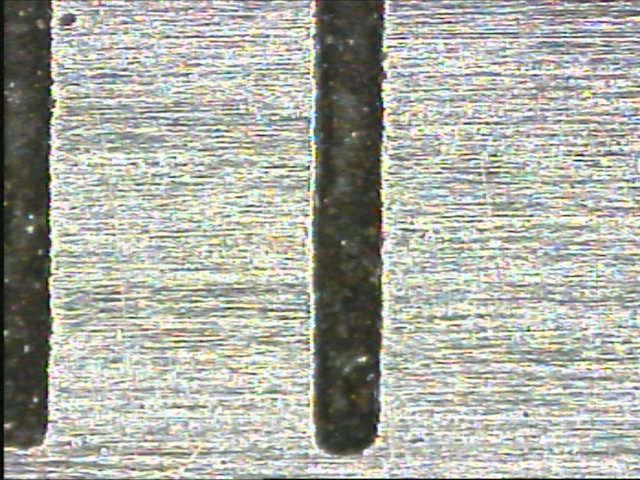
#> input picture calibration_images/kreska_20221221-155047_305_388.png, 640 x 480 px; its folder holds 4 pictures in this run
$ python CV_calibration.py
#> lines starting #> are read from the running program, lines starting #| are printed output that depends on the picture; long printed decimals are rounded
import cv2 as cv
import numpy as np
import os
import re
import matplotlib.pyplot as plt


################################################################################################
#
# Mariusz Wisniewski KD-712
#
# Computer Vision
# 4606-ES-000000C-0128
#
# Measuring the position of the scale line on the camera image
#
# Automatic camera calibration
#
# 2023-06-07
#
################################################################################################


def find_the_difference(base, curr, name):
    # convert to grayscale
    base_gray = cv.cvtColor(base, cv.COLOR_BGR2GRAY)
    curr_gray = cv.cvtColor(curr, cv.COLOR_BGR2GRAY)

    # Applying the function
    base_orb = cv.ORB_create(nfeatures=1000)
    base_kp, baseDescriptors = base_orb.detectAndCompute(base_gray, None)
    curr_orb = cv.ORB_create(nfeatures=1000)
    curr_kp, currDescriptors = curr_orb.detectAndCompute(curr_gray, None)

    # Drawing the keypoints
    kp_image = cv.drawKeypoints(curr, curr_kp, None, color=(0, 255, 0), flags=0)

    cv.imshow('ORB', kp_image)
#    cv.imwrite(name, kp_image)
    cv.waitKey(300)

    # Initialize the Matcher for matching the keypoints and then match the keypoints
    matcher = cv.BFMatcher()
    matches = matcher.match(baseDescriptors, currDescriptors)

    # finding the humming distance of the matches and sorting them
    dmatches = sorted(matches, key=lambda x: x.distance)

    # extract the matched keypoints
    bf_final = np.float32([base_kp[m.queryIdx].pt for m in dmatches]).reshape(-1, 1, 2)
    cf_final = np.float32([curr_kp[m.trainIdx].pt for m in dmatches]).reshape(-1, 1, 2)

    # find perspective transformation using the arrays of corresponding points
    transformation, hom_stati = cv.findHomography(cf_final, bf_final, method=cv.RANSAC, ransacReprojThreshold=5.0)

    return transformation


######################################################
# main
######################################################

# positions measured by the interferometer
xint = []
f = open("../calibration_images/interferometr.txt", "r")
#> (reads calibration_images/interferometr.txt from the repository)
for x in f:
    xint.append(float(x))
print(len(xint))


# folder path
dir_path = r'calibration_images'
# files list
tkreski = []
# Iterate directory
for path in os.listdir(dir_path):
    # check if current path is a file
    if os.path.isfile(os.path.join(dir_path, path)):
        # check only text files
        if path.endswith('.png'):
            tkreski.append(path)
#> pass 2 of the loop `for path in os.listdir(dir_path):`:
#> pass 3 of the loop `for path in os.listdir(dir_path):`:
#> the loop made 5 passes; the first 3 are shown
print(len(tkreski))

# read position measured manually from file name
kreski = []
for i in range(len(tkreski)):
    #  print(i, res[i])
    t = re.split('[_.]', tkreski[i])
    k = [i, float(t[2]), float(t[3]), (float(t[2]) + float(t[3])) / 2.]
    #  print(i, float(t[2]), float(t[3]))
    kreski.append(k)

base_name = 'calibration_images' + '/' + tkreski[0]
base = cv.imread(base_name)
#> base is the input picture: shape (480, 640, 3); mean B, G, R 164.3, 173.5, 171.1

ydet = []
ydet.append(0.0)
i = 1
for image in tkreski[1:]:
    curr_name = 'calibration_images' + '/' + image
    orb_name = 'test_orb' + '/' + image  #if we want to save them
    curr = cv.imread(curr_name)
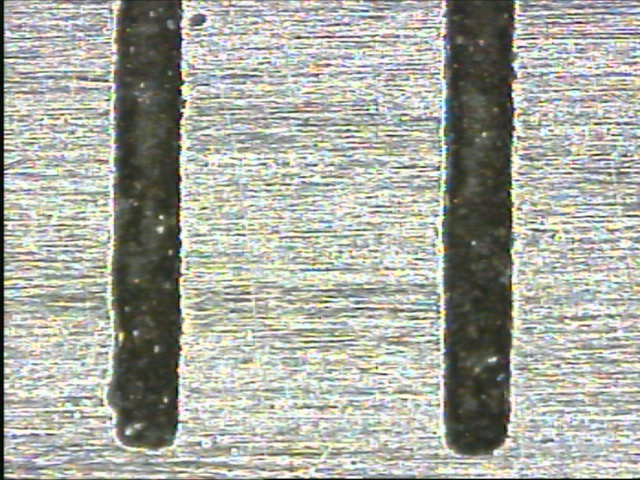
#> input picture calibration_images/kreska_20221221-155255_435_518.png, 640 x 480 px
#> curr is the input picture: shape (480, 640, 3); mean B, G, R 160.9, 170.1, 167.8
    #  print(image)
    trans = find_the_difference(base, curr, orb_name)
#> in find_the_difference, `base_gray = cv.cvtColor(base, cv.COLOR_BGR2GRAY)`:
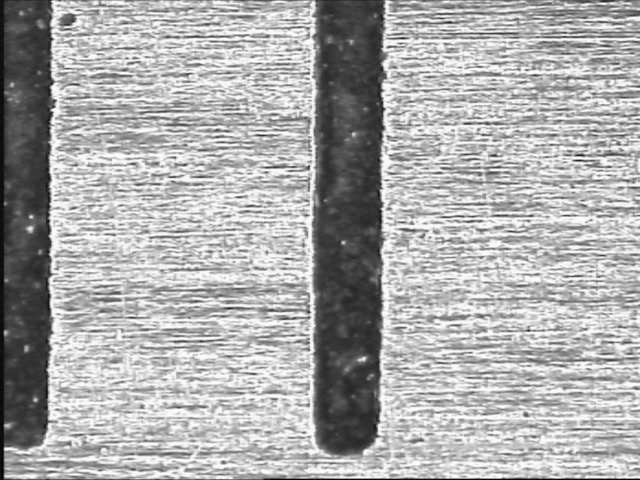
#> base_gray: shape (480, 640); min 1, max 255, mean 171.8
#> in find_the_difference, `curr_gray = cv.cvtColor(curr, cv.COLOR_BGR2GRAY)`:
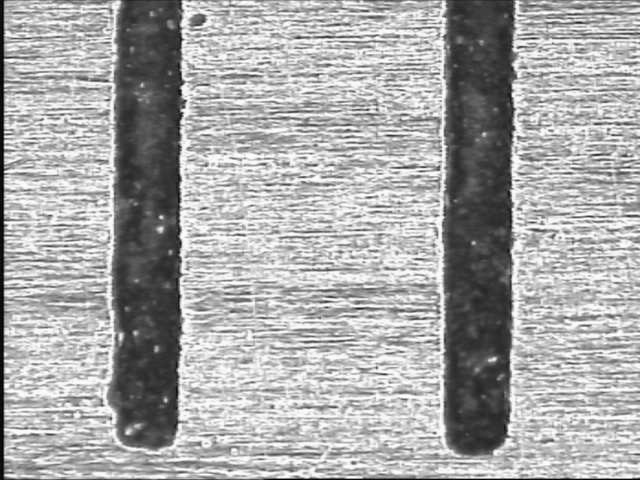
#> curr_gray: shape (480, 640); min 0, max 255, mean 168.4
#> in find_the_difference, `base_kp, baseDescriptors = base_orb.detectAndCompute(base_gray, None)`: base_kp = 1000 keypoints; strongest (x, y, size): (52, 110, 31), (53, 109, 37.2), (308, 167, 31), (53, 82, 37.2)
#> in find_the_difference, `curr_kp, currDescriptors = curr_orb.detectAndCompute(curr_gray, None)`: curr_kp = 1000 keypoints; strongest (x, y, size): (182, 110, 31), (182, 109, 37.2), (181, 87, 31), (183, 82, 31)
#> in find_the_difference, `kp_image = cv.drawKeypoints(curr, curr_kp, None, color=(0, 255, 0), fl..`:
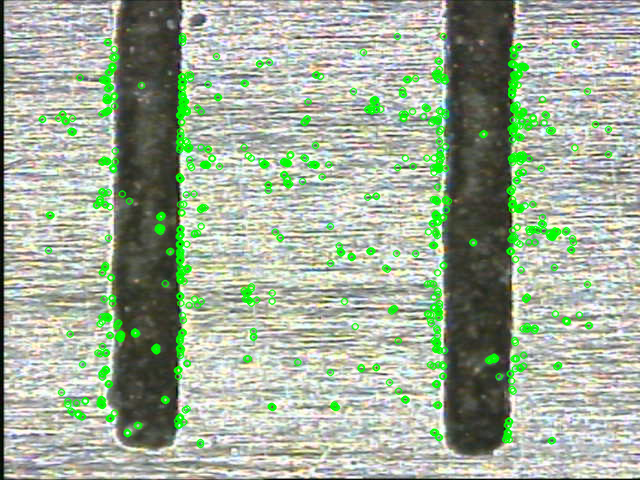
#> kp_image: shape (480, 640, 3); mean B, G, R 153.4, 173.5, 159.9
#> in find_the_difference, `matches = matcher.match(baseDescriptors, currDescriptors)`: matches = 1000 matches
#> in find_the_difference, `bf_final = np.float32([base_kp[m.queryIdx].pt for m in dmatches]).resh..`: bf_final = 1000 rows, first 8: [391.9, 172.1], [388.8, 136.5], [305.9, 200.4], [378, 424.8], [306, 200.4], [50.4, 259.2], [381.9, 388.8], [397.7, 121.8]
#> in find_the_difference, `cf_final = np.float32([curr_kp[m.trainIdx].pt for m in dmatches]).resh..`: cf_final = 1000 rows, first 8: [522.5, 172.1], [518.4, 136.5], [435.5, 200.4], [507.6, 424.8], [435.6, 200.4], [180, 259.2], [511.5, 388.8], [526.7, 121.8]
#> in find_the_difference, `transformation, hom_stati = cv.findHomography(cf_final, bf_final, meth..`: transformation = [[1, -1.68e-05, -130.3], [0.000611, 1, -0.455], [1.93e-06, 9.39e-07, 1]]; hom_stati = 1000 values, max 1 at index 0, min 0 at index 74, mean 0.418
#> trans has the same summary as transformation in find_the_difference
    print(i, -(kreski[i][3] - kreski[0][3]), trans[0][2])
#| 1 -130.0 -130.348
    ydet.append(trans[0][2])
    i += 1
#> pass 2 of the loop `for image in tkreski[1:]:`:
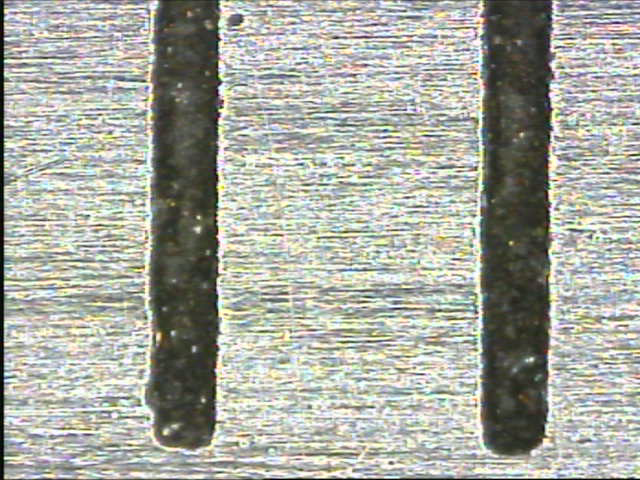
#> input picture calibration_images/kreska_20221221-155325_472_555.png, 640 x 480 px
#> curr is the input picture: shape (480, 640, 3); mean B, G, R 160.7, 170, 167.7
#> in find_the_difference (call 2), `curr_gray = cv.cvtColor(curr, cv.COLOR_BGR2GRAY)`:
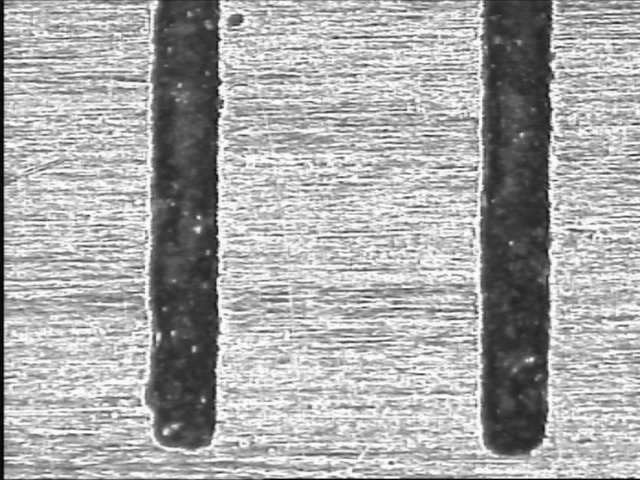
#> curr_gray: shape (480, 640); min 0, max 255, mean 168.3
#> curr_kp = 1000 keypoints; strongest (x, y, size): (220, 110, 31), (220, 39, 31), (221, 82, 31), (551, 49, 37.2)
#> in find_the_difference (call 2), `kp_image = cv.drawKeypoints(curr, curr_kp, None, color=(0, 255, 0), fl..`:
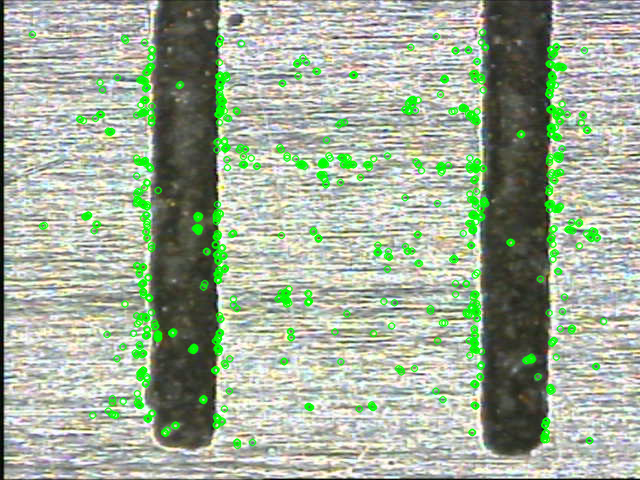
#> kp_image: shape (480, 640, 3); mean B, G, R 153.2, 173.4, 159.7
#> bf_final = 1000 rows, first 8: [306.9, 118.2], [301.6, 116.5], [381.9, 95.04], [301, 164.8], [304.8, 348.4], [385.7, 340.1], [315.3, 200.7], [308.4, 166.8]
#> cf_final = 1000 rows, first 8: [474.9, 118.2], [468.8, 116.5], [549.5, 95.04], [469.4, 164.8], [472.8, 348.4], [553.7, 340.1], [483.7, 200.7], [475.2, 166.8]
#> transformation = [[1, -0.0011, -167.2], [0.00104, 1, -0.828], [1.13e-06, -2.53e-06, 1]]; hom_stati = 1000 values, max 1 at index 0, min 0 at index 72, mean 0.388
#> trans has the same summary as transformation in find_the_difference
#| 2 -167.0 -167.202
#> pass 3 of the loop `for image in tkreski[1:]:`:
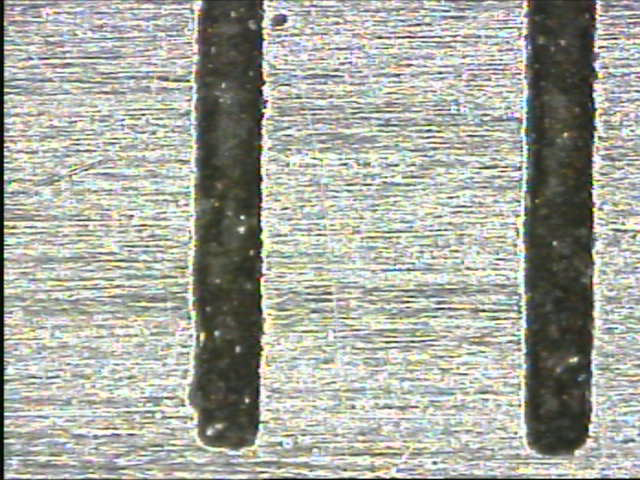
#> input picture calibration_images/kreska_20221221-155359_517_600.png, 640 x 480 px
#> curr is the input picture: shape (480, 640, 3); mean B, G, R 160.4, 169.6, 167.3
#> in find_the_difference (call 3), `curr_gray = cv.cvtColor(curr, cv.COLOR_BGR2GRAY)`:
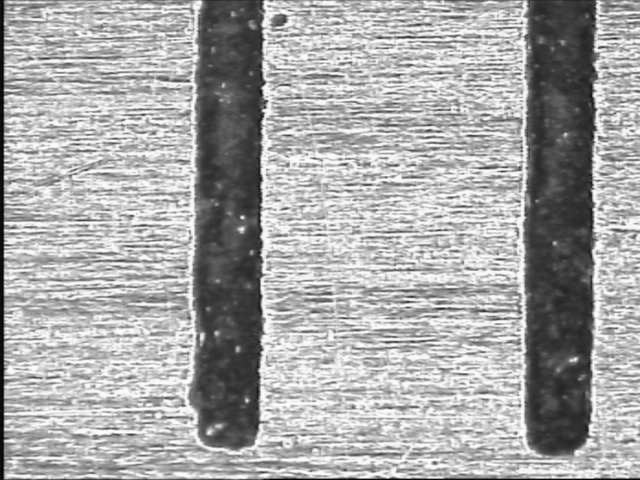
#> curr_gray: shape (480, 640); min 0, max 255, mean 167.8
#> curr_kp = 1000 keypoints; strongest (x, y, size): (264, 110, 31), (264, 82, 37.2), (595, 50, 31), (262, 87, 31)
#> in find_the_difference (call 3), `kp_image = cv.drawKeypoints(curr, curr_kp, None, color=(0, 255, 0), fl..`:
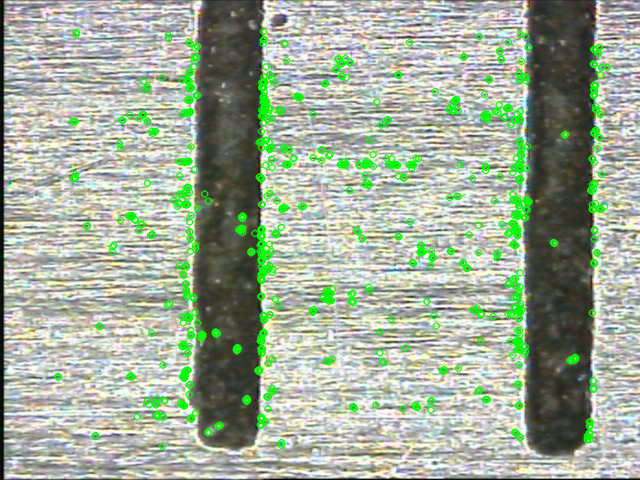
#> kp_image: shape (480, 640, 3); mean B, G, R 152.6, 173, 159.1
#> bf_final = 1000 rows, first 8: [306.9, 118.2], [306, 200.4], [308.2, 207.8], [307.6, 119.2], [309.6, 160.8], [304.8, 213.6], [309, 349], [306.9, 178.3]
#> cf_final = 1000 rows, first 8: [518.4, 118.2], [517.2, 200.4], [519.6, 207.8], [518.4, 119.2], [520.8, 162], [516.3, 213.6], [520, 350], [518.4, 178.3]
#> transformation = [[1, -0.000981, -211.3], [0.00171, 1, -1.11], [5.02e-06, -5.5e-06, 1]]; hom_stati = 1000 values, max 1 at index 0, min 0 at index 43, mean 0.321
#> trans has the same summary as transformation in find_the_difference
#| 3 -212.0 -211.310

y = []
for kreska in kreski:
    y.append(kreska[3] - kreski[0][3])

xdetf = []
ydetf = []
for i in range(len(kreski)):
    xdetf.append(xint[i])
    ydetf.append(-ydet[i])
#> after the loop, xdetf = [5.9e-06, 0.393, 0.506, 0.638]; ydetf = [0, 130.3, 167.2, 211.3]

#  dopasowanie do recznych pomiarow
#> (the run stopped early here; a loop or call above may not have finished)
